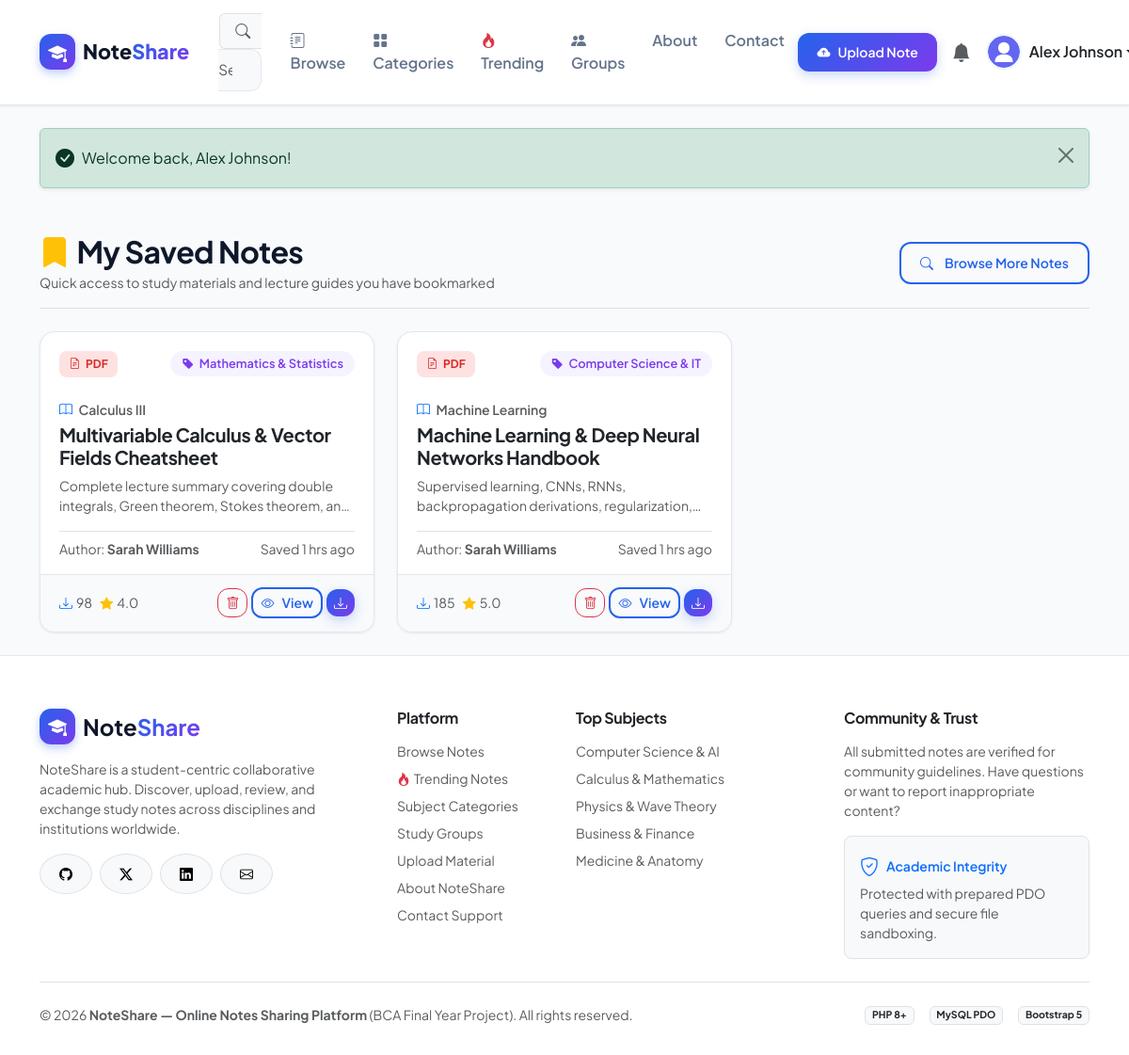
Screenshot of /online-notes-sharing/saved_notes.php (signed in) with the database file from the repository.
### tables this page shows
CREATE TABLE IF NOT EXISTS `users` (
    `id` INT AUTO_INCREMENT PRIMARY KEY,
    `name` VARCHAR(100) NOT NULL,
    `email` VARCHAR(150) NOT NULL UNIQUE,
    `password` VARCHAR(255) NOT NULL,
    `profile_image` VARCHAR(255) DEFAULT 'default_avatar.png',
    `bio` TEXT DEFAULT NULL,
    `role` ENUM('user', 'admin') DEFAULT 'user',
    `status` ENUM('active', 'blocked') DEFAULT 'active',
    `created_at` TIMESTAMP DEFAULT CURRENT_TIMESTAMP,
    INDEX `idx_users_email` (`email`),
    INDEX `idx_users_role` (`role`),
    INDEX `idx_users_status` (`status`)
);

CREATE TABLE IF NOT EXISTS `notes` (
    `id` INT AUTO_INCREMENT PRIMARY KEY,
    `user_id` INT NOT NULL,
    `category_id` INT NOT NULL,
    `title` VARCHAR(255) NOT NULL,
    `description` TEXT,
    `subject` VARCHAR(150) NOT NULL,
    `keywords` VARCHAR(255) DEFAULT '',
    `file_name` VARCHAR(255) NOT NULL,
    `file_path` VARCHAR(255) NOT NULL,
    `file_type` VARCHAR(50) NOT NULL,
    `file_size` INT NOT NULL DEFAULT 0,
    `downloads` INT NOT NULL DEFAULT 0,
    `views` INT NOT NULL DEFAULT 0,
    `status` ENUM('approved', 'pending', 'rejected') DEFAULT 'approved',
    `created_at` TIMESTAMP DEFAULT CURRENT_TIMESTAMP,
    `updated_at` TIMESTAMP DEFAULT CURRENT_TIMESTAMP ON UPDATE CURRENT_TIMESTAMP,
    FOREIGN KEY (`user_id`) REFERENCES `users`(`id`) ON DELETE CASCADE,
    FOREIGN KEY (`category_id`) REFERENCES `categories`(`id`) ON DELETE CASCADE,
    INDEX `idx_notes_user` (`user_id`),
    INDEX `idx_notes_category` (`category_id`),
    INDEX `idx_notes_subject` (`subject`),
    INDEX `idx_notes_status` (`status`),
    INDEX `idx_notes_downloads` (`downloads`),
    INDEX `idx_notes_views` (`views`),
    INDEX `idx_notes_created` (`created_at`)
);

CREATE TABLE IF NOT EXISTS `categories` (
    `id` INT AUTO_INCREMENT PRIMARY KEY,
    `name` VARCHAR(100) NOT NULL UNIQUE,
    `description` TEXT,
    `icon` VARCHAR(50) DEFAULT 'bi-folder',
    `created_at` TIMESTAMP DEFAULT CURRENT_TIMESTAMP,
    INDEX `idx_categories_name` (`name`)
);

### online-notes-sharing/saved_notes.php (the view, shortened to what this page needs)
<?php
require_once __DIR__ . '/includes/auth.php';
$user = current_user();
$saved_notes = [];
try {
    $stmt = $pdo->prepare("SELECT
                                n.id, n.title, n.subject, n.description, n.file_name, n.file_size,
                                n.downloads, n.views, n.created_at,
                                c.name AS category_name,
                                u.name AS author_name,
                                sn.created_at AS bookmarked_at,
                                COUNT(DISTINCT l.id) AS likes_count,
                                COALESCE(AVG(r.rating), 0) AS avg_rating
                           FROM saved_notes sn
                           JOIN notes n ON sn.note_id = n.id
                           JOIN categories c ON n.category_id = c.id
                           JOIN users u ON n.user_id = u.id
                           LEFT JOIN likes l ON n.id = l.note_id
                           LEFT JOIN ratings r ON n.id = r.note_id
                           WHERE sn.user_id = ?
                           GROUP BY n.id
                           ORDER BY sn.created_at DESC");
    $stmt->execute([$user['id']]);
    $saved_notes = $stmt->fetchAll();
} catch (PDOException $e) {
    error_log("Failed to fetch saved notes: " . $e->getMessage());
}
require_once __DIR__ . '/includes/header.php';
?>
<div class="container py-4">
    <div class="d-flex flex-column flex-md-row align-items-md-center justify-content-between gap-3 mb-4 pb-3 border-bottom">
        <div>
            <h2 class="fw-bold mb-1"><i class="bi bi-bookmark-fill text-warning me-2"></i>My Saved Notes</h2>
            <p class="text-muted small mb-0">Quick access to study materials and lecture guides you have bookmarked</p>
        </div>
        <div>
            <a href="notes.php" class="btn btn-outline-primary btn-sm">
                <i class="bi bi-search me-1"></i> Browse More Notes
            </a>
        </div>
    </div>
    <div class="row g-4">
        <?php if (empty($saved_notes)): ?>
            <div class="col-12 text-center py-5">
                <div class="p-5 bg-white rounded-4 border shadow-sm" style="max-width: 500px; margin: 0 auto;">
                    <i class="bi bi-bookmark text-muted" style="font-size: 3.5rem;"></i>
                    <h4 class="fw-bold mt-3">No Saved Notes Yet</h4>
                    <p class="text-muted small">You haven't bookmarked any notes yet. Click the bookmark icon on any note card to save it here for fast revision.</p>
                    <a href="notes.php" class="btn btn-primary btn-sm px-4">Browse Study Notes</a>
                </div>
            </div>
        <?php else: ?>
            <?php foreach ($saved_notes as $n): ?>
                <?php
                    $ext = strtolower(pathinfo($n['file_name'], PATHINFO_EXTENSION));
                    $badge_class = 'file-badge-' . ($ext ?: 'txt');
                ?>
                <div class="col-lg-4 col-md-6">
                    <div class="edu-card">
                        <div class="edu-card-header">
                            <span class="file-badge <?= $badge_class ?>">
                                <i class="bi bi-file-earmark-text"></i> <?= strtoupper($ext) ?>
                            </span>
                            <span class="category-pill">
                                <i class="bi bi-tag-fill"></i> <?= htmlspecialchars($n['category_name']) ?>
                            </span>
                        </div>
                        <div class="edu-card-body">
                            <div class="text-muted small fw-semibold mb-1">
                                <i class="bi bi-book text-primary me-1"></i> <?= htmlspecialchars($n['subject']) ?>
                            </div>
                            <h5 class="fw-bold mb-2">
                                <a href="note.php?id=<?= $n['id'] ?>" class="text-dark text-decoration-none">
                                    <?= htmlspecialchars($n['title']) ?>
                                </a>
                            </h5>
                            <p class="text-muted small mb-3 text-truncate-2" style="display: -webkit-box; -webkit-line-clamp: 2; -webkit-box-orient: vertical; overflow: hidden; height: 42px;">
                                <?= htmlspecialchars($n['description'] ?: 'No description provided.') ?>
                            </p>
                            <div class="d-flex align-items-center justify-content-between pt-2 border-top small text-muted">
                                <span>Author: <strong><?= htmlspecialchars($n['author_name']) ?></strong></span>
                                <span>Saved <?= time_ago($n['bookmarked_at']) ?></span>
                            </div>
                        </div>
                        <div class="edu-card-footer">
                            <div class="d-flex align-items-center gap-2 small text-muted">
                                <span><i class="bi bi-download text-primary me-1"></i><?= $n['downloads'] ?></span>
                                <span><i class="bi bi-star-fill text-warning me-1"></i><?= number_format($n['avg_rating'], 1) ?></span>
                            </div>
                            <div class="d-flex align-items-center gap-1">
                                <form method="POST" action="saved_notes.php" class="d-inline">
                                    <button type="submit" class="btn btn-sm btn-outline-danger p-1 px-2" title="Remove Bookmark">
                                        <i class="bi bi-trash"></i>
                                    </button>
                                </form>
                                <a href="note.php?id=<?= $n['id'] ?>" class="btn btn-sm btn-outline-primary p-1 px-2">
                                    <i class="bi bi-eye"></i> View
                                </a>
                                <a href="download.php?id=<?= $n['id'] ?>" class="btn btn-sm btn-primary p-1 px-2">
                                    <i class="bi bi-download"></i>
                                </a>
                            </div>
                        </div>
                    </div>
                </div>
            <?php endforeach; ?>
        <?php endif; ?>
    </div>
</div>
<?php require_once __DIR__ . '/includes/footer.php'; ?>

### online-notes-sharing/includes/navbar.php (shortened to what this page needs)
<?php
$current_script = basename($_SERVER['PHP_SELF']);
?>
<nav class="navbar navbar-expand-lg navbar-custom">
    <div class="container">
        <a class="navbar-brand" href="index.php">
            <span class="brand-icon"><i class="bi bi-mortarboard-fill"></i></span>
            <span>Note<span class="text-gradient">Share</span></span>
        </a>
        <div class="collapse navbar-collapse" id="navbarMain">
            <form class="d-flex mx-lg-3 my-2 my-lg-0 flex-grow-1" style="max-width: 380px;" action="search.php" method="GET">
                <div class="input-group">
                    <span class="input-group-text bg-light border-end-0 text-muted ps-3">
                        <i class="bi bi-search"></i>
                    </span>
                    <input class="form-control bg-light border-start-0 ps-0" type="search" name="q" placeholder="Search notes by title, subject, or author..." aria-label="Search" value="<?= isset($_GET['q']) ? htmlspecialchars($_GET['q']) : '' ?>">
                </div>
            </form>
            <ul class="navbar-nav me-auto mb-2 mb-lg-0">
                <li class="nav-item">
                    <a class="nav-link <?= $current_script === 'notes.php' ? 'active' : '' ?>" href="notes.php">
                        <i class="bi bi-journal-text me-1"></i> Browse
                    </a>
                </li>
                <li class="nav-item">
                    <a class="nav-link <?= $current_script === 'categories.php' ? 'active' : '' ?>" href="categories.php">
                        <i class="bi bi-grid-fill me-1"></i> Categories
                    </a>
                </li>
                <li class="nav-item">
                    <a class="nav-link <?= $current_script === 'trending.php' ? 'active' : '' ?>" href="trending.php">
                        <i class="bi bi-fire text-danger me-1"></i> Trending
                    </a>
                </li>
                <li class="nav-item">
                    <a class="nav-link <?= in_array($current_script, ['groups.php', 'group.php']) ? 'active' : '' ?>" href="groups.php">
                        <i class="bi bi-people-fill me-1"></i> Groups
                    </a>
                </li>
                <li class="nav-item">
                    <a class="nav-link <?= $current_script === 'about.php' ? 'active' : '' ?>" href="about.php">
                        About
                    </a>
                </li>
                <li class="nav-item">
                    <a class="nav-link <?= $current_script === 'contact.php' ? 'active' : '' ?>" href="contact.php">
                        Contact
                    </a>
                </li>
            </ul>
            <div class="d-flex align-items-center gap-2 mt-2 mt-lg-0">
                <?php if (is_logged_in() && $user): ?>
                    <a href="upload_note.php" class="btn btn-sm btn-primary text-nowrap">
                        <i class="bi bi-cloud-arrow-up-fill"></i> Upload Note
                    </a>
                    <a href="notifications.php" class="btn btn-sm btn-outline-secondary position-relative border-0 rounded-circle p-2" title="Notifications">
                        <i class="bi bi-bell-fill fs-5 text-muted"></i>
                    </a>
                    <div class="dropdown">
                        <a href="#" class="d-flex align-items-center text-decoration-none dropdown-toggle text-dark" id="userDropdown" data-bs-toggle="dropdown" aria-expanded="false">
                            <img src="uploads/avatars/default_avatar.svg" alt="Avatar" class="avatar-img me-2">
                            <span class="fw-semibold d-none d-md-inline"><?= htmlspecialchars($user['name']) ?></span>
                        </a>
                    </div>
                <?php endif; ?>
            </div>
        </div>
    </div>
</nav>

### online-notes-sharing/assets/css/style.css (style rules this page uses)
:root { --primary-blue: #2563eb; --primary-blue-dark: #1d4ed8; --primary-blue-light: #eff6ff; --primary-purple: #7c3aed; --primary-purple-dark: #6d28d9; --primary-purple-light: #f5f3ff; --accent-gradient: linear-gradient(135deg, #2563eb 0%, #7c3aed 100%); --accent-gradient-hover: linear-gradient(135deg, #1d4ed8 0%, #6d28d9 100%); --hero-gradient: linear-gradient(135deg, #0f172a 0%, #1e1b4b 50%, #1e293b 100%); --bg-light: #f8fafc; --bg-card: #ffffff; --bg-alt: #f1f5f9; --text-main: #0f172a; --text-muted: #64748b; --text-light: #94a3b8; --border-color: #e2e8f0; --border-hover: #cbd5e1; --success: #10b981; --warning: #f59e0b; --danger: #ef4444; --info: #06b6d4; --shadow-sm: 0 1px 3px 0 rgba(0, 0, 0, 0.08); --shadow-md: 0 4px 6px -1px rgba(0, 0, 0, 0.08), 0 2px 4px -2px rgba(0, 0, 0, 0.06); --shadow-lg: 0 10px 25px -3px rgba(37, 99, 235, 0.1), 0 4px 6px -4px rgba(0, 0, 0, 0.05); --shadow-hover: 0 20px 30px -10px rgba(124, 58, 237, 0.15); --radius-sm: 8px; --radius-md: 12px; --radius-lg: 16px; --radius-xl: 24px; --transition: all 0.25s cubic-bezier(0.4, 0, 0.2, 1); }
body { font-family: 'Plus Jakarta Sans', -apple-system, BlinkMacSystemFont, 'Segoe UI', Roboto, sans-serif; background-color: var(--bg-light); color: var(--text-main); min-height: 100vh; display: flex; flex-direction: column; overflow-x: hidden; }
h1, h2, h3, h4, h5, h6 { font-weight: 700; color: var(--text-main); letter-spacing: -0.02em; }
a { color: var(--primary-blue); text-decoration: none; transition: var(--transition); }
.text-gradient { background: var(--accent-gradient); -webkit-background-clip: text; -webkit-text-fill-color: transparent; }
.navbar-custom { background: rgba(255, 255, 255, 0.95); backdrop-filter: blur(12px); border-bottom: 1px solid var(--border-color); padding: 0.85rem 0; position: sticky; top: 0; z-index: 1020; box-shadow: var(--shadow-sm); }
.navbar-brand { font-weight: 800; font-size: 1.35rem; display: flex; align-items: center; gap: 0.5rem; color: var(--text-main) !important; }
.brand-icon { width: 38px; height: 38px; border-radius: var(--radius-md); background: var(--accent-gradient); color: #fff; display: inline-flex; align-items: center; justify-content: center; font-size: 1.25rem; box-shadow: 0 4px 10px rgba(37, 99, 235, 0.3); }
.nav-link { font-weight: 600; color: var(--text-muted) !important; padding: 0.5rem 0.9rem !important; border-radius: var(--radius-sm); transition: var(--transition); }
.btn { font-weight: 600; border-radius: var(--radius-md); padding: 0.625rem 1.25rem; transition: var(--transition); display: inline-flex; align-items: center; justify-content: center; gap: 0.5rem; }
.btn-primary { background: var(--accent-gradient); border: none; color: #fff; box-shadow: 0 4px 12px rgba(37, 99, 235, 0.25); }
.btn-outline-primary { border: 2px solid var(--primary-blue); color: var(--primary-blue); background: transparent; }
.edu-card { background: var(--bg-card); border: 1px solid var(--border-color); border-radius: var(--radius-lg); box-shadow: var(--shadow-sm); transition: var(--transition); overflow: hidden; display: flex; flex-direction: column; height: 100%; position: relative; }
.edu-card-header { padding: 1.25rem 1.25rem 0.5rem; display: flex; align-items: flex-start; justify-content: space-between; }
.edu-card-body { padding: 1rem 1.25rem; flex: 1 1 auto; }
.edu-card-footer { padding: 0.85rem 1.25rem; background-color: var(--bg-light); border-top: 1px solid var(--border-color); display: flex; align-items: center; justify-content: space-between; }
.file-badge { display: inline-flex; align-items: center; gap: 0.35rem; font-size: 0.75rem; font-weight: 700; text-transform: uppercase; padding: 0.3rem 0.65rem; border-radius: var(--radius-sm); }
.file-badge-pdf { background: #fee2e2; color: #dc2626; }
.category-pill { font-size: 0.8rem; font-weight: 600; padding: 0.25rem 0.75rem; border-radius: 50px; background-color: var(--primary-purple-light); color: var(--primary-purple); display: inline-flex; align-items: center; gap: 0.35rem; }
.avatar-img { width: 38px; height: 38px; border-radius: 50%; object-fit: cover; border: 2px solid var(--primary-blue-light); }
.form-control, .form-select { border-radius: var(--radius-md); border: 1.5px solid var(--border-color); padding: 0.65rem 1rem; font-size: 0.95rem; transition: var(--transition); }

### rows the page displays
users: name "Alex Johnson"
notes: file_name "PDF", category.name "Mathematics & Statistics", subject "Calculus III", title "Multivariable Calculus & Vector Fields Cheatsheet", description "Complete lecture summary covering double integrals, Green theorem, Stokes theorem,…", user.name "Sarah Williams", bookmarked_at "1 hrs ago", downloads "98", avg_rating "4.0"
notes: file_name "PDF", category.name "Computer Science & IT", subject "Machine Learning", title "Machine Learning & Deep Neural Networks Handbook", description "Supervised learning, CNNs, RNNs, backpropagation derivations,…", user.name "Sarah Williams", bookmarked_at "1 hrs ago", downloads "185", avg_rating "5.0"

### other values shown
$msg "Welcome back, Alex Johnson!"
